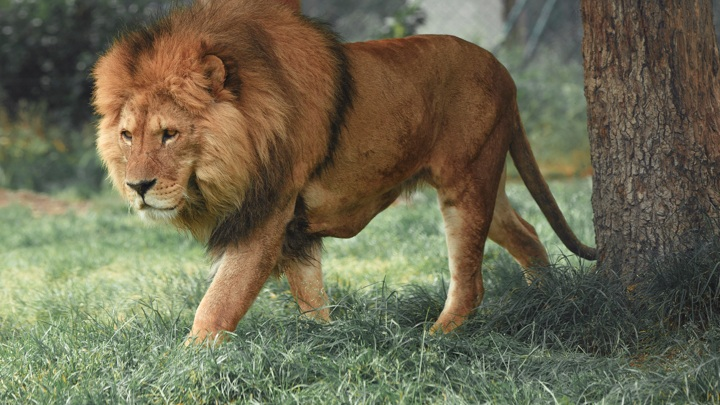
#> input picture dz60/lion.jpg, 720 x 405 px
$ jupyter execute dz60.ipynb
#> lines starting #> are read from the running program, lines starting #| are printed output that depends on the picture
# Завдання

1. Завантажте зображення та застосуйте до нього фільтр Собеля для виділення вертикальних та горизонтальних границь. Відобразіть результат.

2. Реалізуйте фільтр Canny для виділення границь на зображенні. Візьміть зображення з попереднього завдання. Відобразіть результат.

3. Застосуйте фільтр Робертса для виділення границь на зображенні. Візьміть зображення з попереднього завдання. Відобразіть результат.

4. Порівняйте результати фільтрів Собеля, Кенні та Робертса для виділення границь на зображенні. Обгрунтуйте висновки.

# Розв'язок

[cell 1]
import cv2
import numpy as np
import matplotlib.pyplot as plt

### 1. Фільтр SOBEL

[cell 2]
img = cv2.imread('lion.jpg')
#> img is the input picture: shape (405, 720, 3); mean B, G, R 80.6, 104.5, 108.4

[cell 3]
cv2.imshow('Original images', img)
cv2.waitKey(0)
cv2.destroyAllWindows()

[cell 4]
gray = cv2.cvtColor(img, cv2.COLOR_BGR2GRAY)
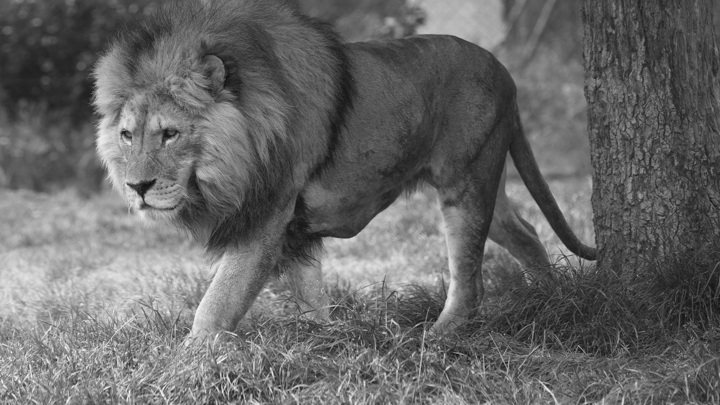
#> gray: shape (405, 720); min 14, max 251, mean 102.9

[cell 5]
cv2.imshow('GRAY', gray)
cv2.waitKey(0)
cv2.destroyAllWindows()

[cell 6]
kernel_x = np.array([[-1, 0, 1], [-2, 0, 2], [-1, 0, 1]])
kernel_y = np.array([[-1, -2, -1], [0, 0, 0], [1, 2, 1]])

[cell 7]
sobel_x = cv2.filter2D(gray, -1, kernel_x)
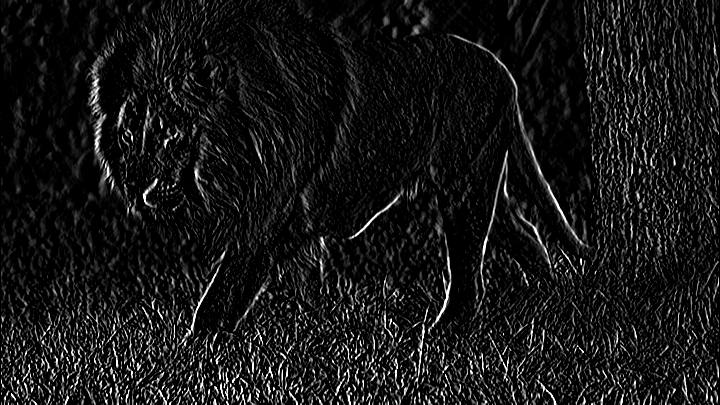
#> sobel_x: shape (405, 720); min 0, max 255, mean 22.7
sobel_y = cv2.filter2D(gray, -1, kernel_y)
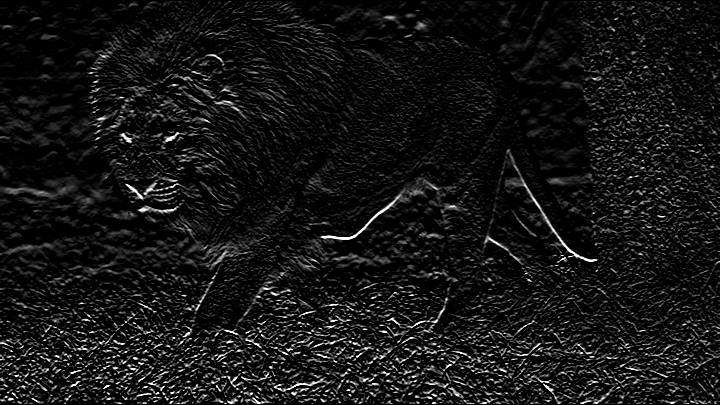
#> sobel_y: shape (405, 720); min 0, max 255, mean 20.4
sobel = sobel_x + sobel_y
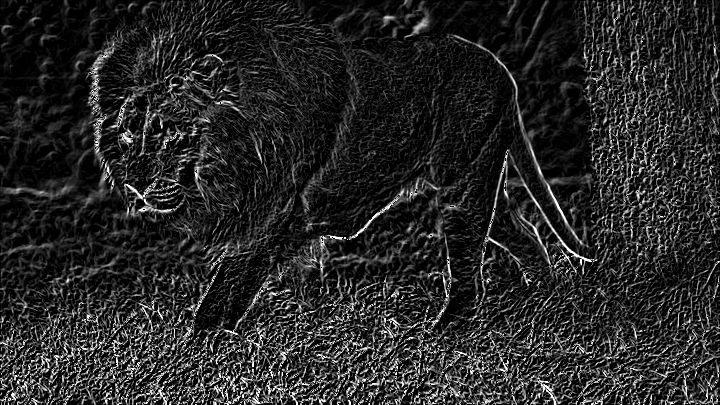
#> sobel: shape (405, 720); min 0, max 255, mean 39.7

[cell 8]
img1 = cv2.cvtColor(img, cv2.COLOR_BGR2RGB)

[cell 9]
plt.axis("off")
plt.imshow(img1)
print("Original images")
plt.show()

[cell 10]
sobel1 = cv2.cvtColor(sobel, cv2.COLOR_BGR2RGB)

[cell 11]
plt.axis("off")
plt.imshow(sobel1)
print("SOBEL")
plt.show()

### 2. Фільтр CANNY

[cell 12]
canny = cv2.Canny(gray, 50, 150)
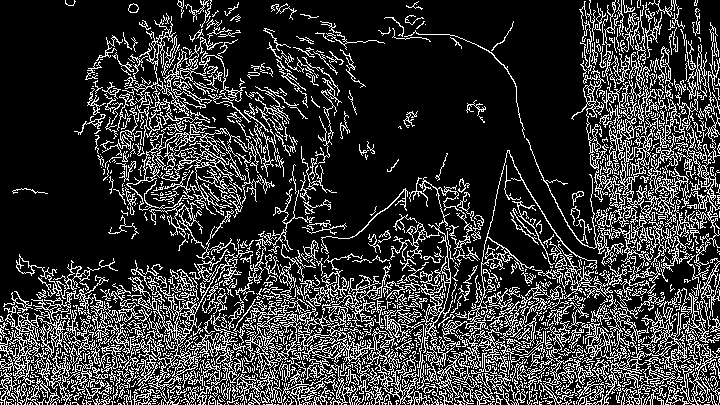
#> canny: shape (405, 720); 21.3% white in thin lines or dots

[cell 13]
canny1 = cv2.cvtColor(canny, cv2.COLOR_BGR2RGB)
#> canny1: shape (405, 720, 3); 21.3% white in thin lines or dots

[cell 14]
plt.axis("off")
plt.imshow(img1)
print("Original images")
plt.show()

[cell 15]
plt.axis("off")
plt.imshow(canny1)
print("CANNY")
plt.show()

### 3. Фільтр ROBERTS

[cell 16]
kernel_x1 = np.array([[-1, 0], [0, 1]], dtype=np.float32)
kernel_y1 = np.array([[0, -1], [1, 0]], dtype=np.float32)

[cell 17]
rob_x = cv2.filter2D(gray, -1, kernel_x1)
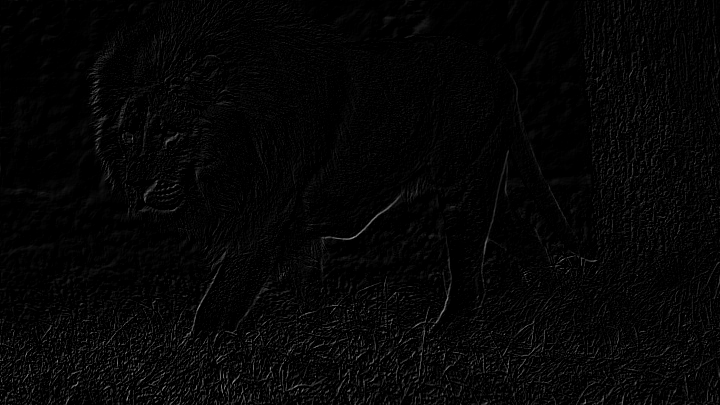
#> rob_x: shape (405, 720); min 0, max 163, mean 5.5
rob_y = cv2.filter2D(gray, -1, kernel_y1)
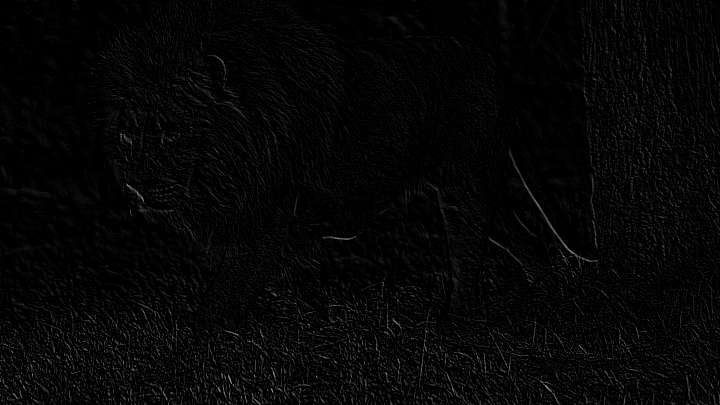
#> rob_y: shape (405, 720); min 0, max 157, mean 5.8
rob = rob_x + rob_y
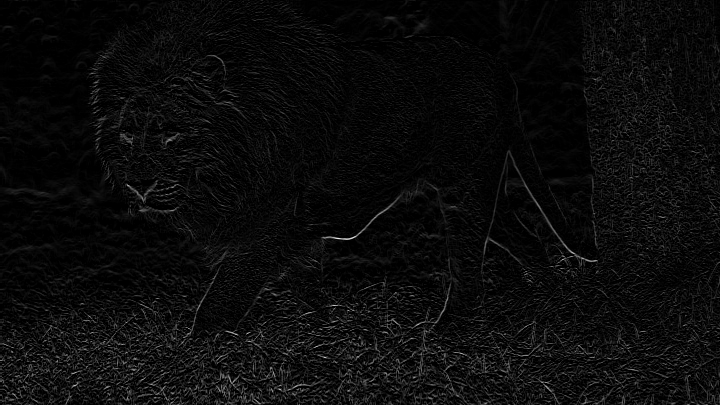
#> rob: shape (405, 720); min 0, max 238, mean 11.3

[cell 18]
plt.axis("off")
plt.imshow(img1)
print("Original images")
plt.show()

[cell 19]
rob1 = cv2.cvtColor(rob, cv2.COLOR_BGR2RGB)

[cell 20]
plt.axis("off")
plt.imshow(rob1)
print("ROBERTS")
plt.show()

### 4. Порівняння результатів

[cell 21]
fig, axs = plt.subplots(2, 2, figsize=(15, 10))
axs[0, 0].imshow(img1)
axs[0, 0].set_title('ORIGINAL')
axs[0, 1].imshow(sobel1)
axs[0, 1].set_title('SOBEL')
axs[1, 0].imshow(canny1)
axs[1, 0].set_title('CANNY')
axs[1, 1].imshow(rob1)
axs[1, 1].set_title('ROBERTS')

for ax in axs.flatten():
    ax.axis('off')

plt.show()
